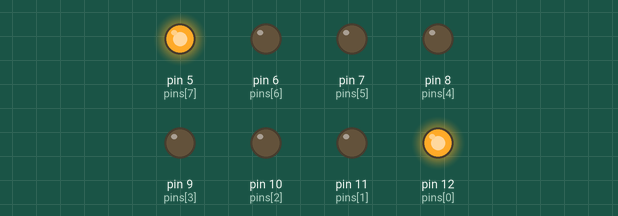
Recording of a sketch running on a simulated Arduino Uno, built with avr-gcc and run on an emulated ATmega328P. Parts: output pins drawn as LEDs (lit = HIGH).

Above: at 0.5 s.
At 3.5 s:
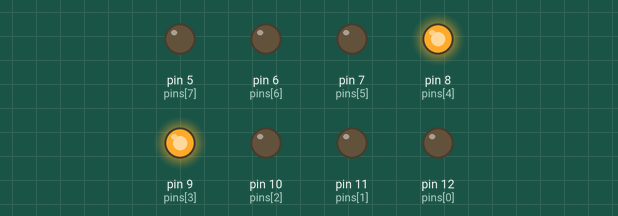
At 4.5 s:
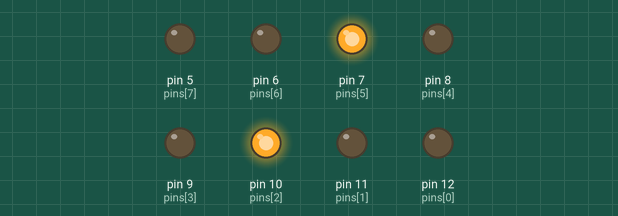
At 7.5 s:
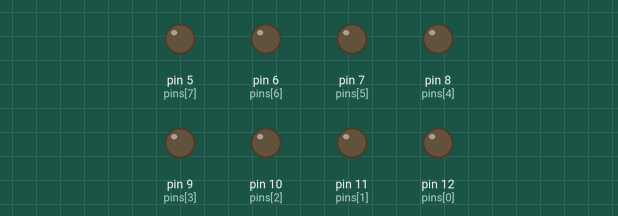
At 9.5 s:
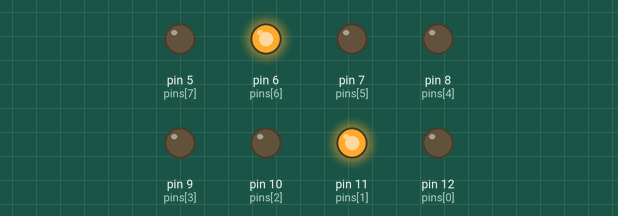
Timing chart, 0 to 10.4 s (numbered marks = the images above):
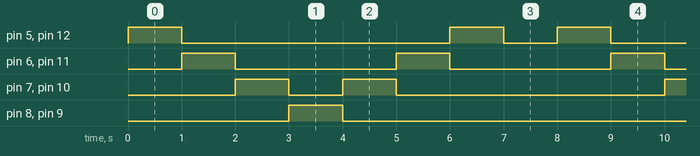

Measured:
- by itself, pin 5 (pins[7]), pin 12 (pins[0]): repeats every 8.0 s: LOW 5.0 s, HIGH 1.0 s, LOW 1.0 s, HIGH 1.0 s
- by itself, pin 6 (pins[6]), pin 11 (pins[1]): alternates HIGH for 1.0 s and LOW for 3.0 s
- by itself, pin 7 (pins[5]), pin 10 (pins[2]): repeats every 8.0 s: LOW 1.0 s, HIGH 1.0 s, LOW 5.0 s, HIGH 1.0 s
- by itself, pin 8 (pins[4]), pin 9 (pins[3]): alternates HIGH for 1.0 s and LOW for 7.0 s

The sketch:

aruido_ledpin06.ino
```cpp
//define LED_PIN 12
/*int LED_PIN1 = 12;
int LED_PIN2 = 11;
int LED_PIN3 = 10;
int LED_PIN4 = 9;
int LED_PIN5 = 8;
int LED_PIN6 = 7;
int LED_PIN7 = 6;
int LED_PIN8 = 5;*/

int pins[] = {12, 11, 10, 9, 8, 7, 6, 5};
int numpin = 8;


void setup() {

  int numpin = 8;

  for (int i=0; i < numpin; i++) {

     pinMode(12-i, OUTPUT);

  }

  /*pinMode(12, OUTPUT);  //habilita o pino 12 para saida digital (outpit)
  pinMode(11, OUTPUT);
  pinMode(10, OUTPUT);
  pinMode(9, OUTPUT);
  pinMode(8, OUTPUT);
  pinMode(7, OUTPUT);
  pinMode(6, OUTPUT);
  pinMode(5, OUTPUT); */
}

void loop() {

   for (int i = 0; i < 4; i++) { //já que ativamos em pares 4 é a metade do total de pinos
    digitalWrite(pins[i], HIGH);
    digitalWrite(pins[numpin - 1 - i], HIGH);
    delay(1000);
    digitalWrite(pins[i], LOW);
    digitalWrite(pins[numpin - 1 - i], LOW);
  }

   for (int i = 2; i >= 0; i--) { // i é 2 pq o final do anterior é 3 (<4) e para não repetir o 3 uso 2
    digitalWrite(pins[i], HIGH);
    digitalWrite(pins[numpin - 1 - i], HIGH);
    delay(1000);
    digitalWrite(pins[i], LOW);
    digitalWrite(pins[numpin - 1 - i], LOW);
  }

  delay(1000);

  /* digitalWrite(LED_PIN1, HIGH);
  digitalWrite(LED_PIN8, HIGH);
  delay(1000);

  digitalWrite(LED_PIN1, LOW);
  digitalWrite(LED_PIN8, LOW);
  digitalWrite(LED_PIN2, HIGH);
  digitalWrite(LED_PIN7, HIGH);
  delay(1000);

  digitalWrite(LED_PIN2, LOW);
  digitalWrite(LED_PIN7, LOW);
  digitalWrite(LED_PIN3, HIGH);
  digitalWrite(LED_PIN6, HIGH);
  delay(1000);

  digitalWrite(LED_PIN3, LOW);
  digitalWrite(LED_PIN6, LOW);
  digitalWrite(LED_PIN4, HIGH);
  digitalWrite(LED_PIN5, HIGH);
  delay(1000);


  digitalWrite(LED_PIN4, LOW);
  digitalWrite(LED_PIN5, LOW);
  digitalWrite(LED_PIN3, HIGH);
  digitalWrite(LED_PIN6, HIGH);
  delay(1000);

  digitalWrite(LED_PIN3, LOW);
  digitalWrite(LED_PIN6, LOW);
  digitalWrite(LED_PIN2, HIGH);
  digitalWrite(LED_PIN7, HIGH);
  delay(1000);

  digitalWrite(LED_PIN2, LOW);
  digitalWrite(LED_PIN7, LOW);
  digitalWrite(LED_PIN1, HIGH);
  digitalWrite(LED_PIN8, HIGH);
  delay(1000);

  digitalWrite(LED_PIN1, LOW);
  digitalWrite(LED_PIN8, LOW);
  delay(1000); */

}
```
